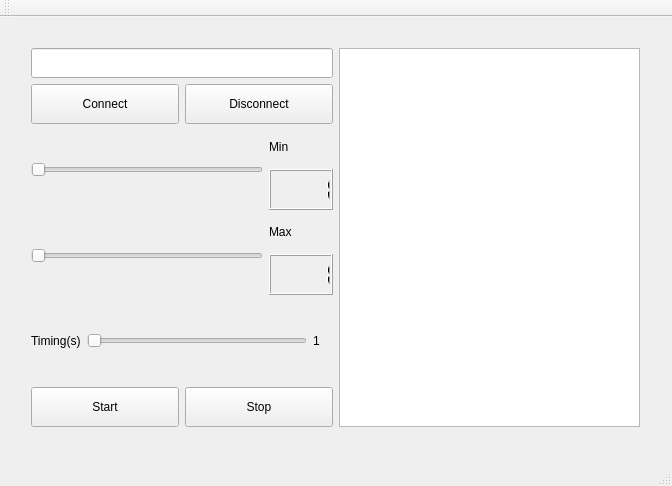
<?xml version="1.0" encoding="UTF-8"?>
<ui version="4.0">
 <class>MainWindow</class>
 <widget class="QMainWindow" name="MainWindow">
  <property name="geometry">
   <rect>
    <x>0</x>
    <y>0</y>
    <width>672</width>
    <height>486</height>
   </rect>
  </property>
  <property name="windowTitle">
   <string>MainWindow</string>
  </property>
  <widget class="QWidget" name="centralWidget">
   <widget class="QWidget" name="layoutWidget">
    <property name="geometry">
     <rect>
      <x>20</x>
      <y>20</y>
      <width>631</width>
      <height>401</height>
     </rect>
    </property>
    <layout class="QHBoxLayout" name="horizontalLayout_6">
     <item>
      <layout class="QVBoxLayout" name="verticalLayout_3">
       <item>
        <widget class="QLineEdit" name="edtIP">
         <property name="minimumSize">
          <size>
           <width>0</width>
           <height>30</height>
          </size>
         </property>
        </widget>
       </item>
       <item>
        <layout class="QHBoxLayout" name="horizontalLayout">
         <item>
          <widget class="QPushButton" name="btnConnect">
           <property name="minimumSize">
            <size>
             <width>0</width>
             <height>40</height>
            </size>
           </property>
           <property name="text">
            <string>Connect</string>
           </property>
          </widget>
         </item>
         <item>
          <widget class="QPushButton" name="btnDisconnect">
           <property name="minimumSize">
            <size>
             <width>0</width>
             <height>40</height>
            </size>
           </property>
           <property name="text">
            <string>Disconnect</string>
           </property>
          </widget>
         </item>
        </layout>
       </item>
       <item>
        <layout class="QHBoxLayout" name="horizontalLayout_2">
         <item>
          <widget class="QSlider" name="minSlider">
           <property name="minimum">
            <number>1</number>
           </property>
           <property name="maximum">
            <number>100</number>
           </property>
           <property name="orientation">
            <enum>Qt::Horizontal</enum>
           </property>
          </widget>
         </item>
         <item>
          <layout class="QVBoxLayout" name="verticalLayout">
           <item>
            <widget class="QLabel" name="label_2">
             <property name="text">
              <string>Min</string>
             </property>
            </widget>
           </item>
           <item>
            <widget class="QLCDNumber" name="minLcd">
             <property name="minimumSize">
              <size>
               <width>64</width>
               <height>41</height>
              </size>
             </property>
             <property name="intValue" stdset="0">
              <number>1</number>
             </property>
            </widget>
           </item>
          </layout>
         </item>
        </layout>
       </item>
       <item>
        <layout class="QHBoxLayout" name="horizontalLayout_3">
         <item>
          <widget class="QSlider" name="maxSlider">
           <property name="minimum">
            <number>1</number>
           </property>
           <property name="maximum">
            <number>100</number>
           </property>
           <property name="orientation">
            <enum>Qt::Horizontal</enum>
           </property>
          </widget>
         </item>
         <item>
          <layout class="QVBoxLayout" name="verticalLayout_2">
           <item>
            <widget class="QLabel" name="label_3">
             <property name="text">
              <string>Max</string>
             </property>
            </widget>
           </item>
           <item>
            <widget class="QLCDNumber" name="maxLcd">
             <property name="minimumSize">
              <size>
               <width>64</width>
               <height>41</height>
              </size>
             </property>
             <property name="intValue" stdset="0">
              <number>1</number>
             </property>
            </widget>
           </item>
          </layout>
         </item>
        </layout>
       </item>
       <item>
        <layout class="QHBoxLayout" name="horizontalLayout_4">
         <item>
          <widget class="QLabel" name="label">
           <property name="text">
            <string>Timing(s)</string>
           </property>
          </widget>
         </item>
         <item>
          <widget class="QSlider" name="timingSlider">
           <property name="minimum">
            <number>1</number>
           </property>
           <property name="maximum">
            <number>20</number>
           </property>
           <property name="orientation">
            <enum>Qt::Horizontal</enum>
           </property>
          </widget>
         </item>
         <item>
          <widget class="QLabel" name="timingLbl">
           <property name="minimumSize">
            <size>
             <width>20</width>
             <height>0</height>
            </size>
           </property>
           <property name="text">
            <string>1</string>
           </property>
          </widget>
         </item>
        </layout>
       </item>
       <item>
        <layout class="QHBoxLayout" name="horizontalLayout_5">
         <item>
          <widget class="QPushButton" name="btnStart">
           <property name="minimumSize">
            <size>
             <width>0</width>
             <height>40</height>
            </size>
           </property>
           <property name="text">
            <string>Start</string>
           </property>
          </widget>
         </item>
         <item>
          <widget class="QPushButton" name="btnStop">
           <property name="minimumSize">
            <size>
             <width>0</width>
             <height>40</height>
            </size>
           </property>
           <property name="text">
            <string>Stop</string>
           </property>
          </widget>
         </item>
        </layout>
       </item>
      </layout>
     </item>
     <item>
      <widget class="QTextBrowser" name="textBrowser"/>
     </item>
    </layout>
   </widget>
  </widget>
  <widget class="QMenuBar" name="menuBar">
   <property name="geometry">
    <rect>
     <x>0</x>
     <y>0</y>
     <width>672</width>
     <height>22</height>
    </rect>
   </property>
  </widget>
  <widget class="QToolBar" name="mainToolBar">
   <attribute name="toolBarArea">
    <enum>TopToolBarArea</enum>
   </attribute>
   <attribute name="toolBarBreak">
    <bool>false</bool>
   </attribute>
  </widget>
  <widget class="QStatusBar" name="statusBar"/>
 </widget>
 <layoutdefault spacing="6" margin="11"/>
 <resources/>
 <connections>
  <connection>
   <sender>minSlider</sender>
   <signal>valueChanged(int)</signal>
   <receiver>minLcd</receiver>
   <slot>display(int)</slot>
   <hints>
    <hint type="sourcelabel">
     <x>153</x>
     <y>205</y>
    </hint>
    <hint type="destinationlabel">
     <x>287</x>
     <y>217</y>
    </hint>
   </hints>
  </connection>
  <connection>
   <sender>maxSlider</sender>
   <signal>valueChanged(int)</signal>
   <receiver>maxLcd</receiver>
   <slot>display(int)</slot>
   <hints>
    <hint type="sourcelabel">
     <x>183</x>
     <y>283</y>
    </hint>
    <hint type="destinationlabel">
     <x>303</x>
     <y>284</y>
    </hint>
   </hints>
  </connection>
  <connection>
   <sender>timingSlider</sender>
   <signal>valueChanged(int)</signal>
   <receiver>timingLbl</receiver>
   <slot>setNum(int)</slot>
   <hints>
    <hint type="sourcelabel">
     <x>188</x>
     <y>356</y>
    </hint>
    <hint type="destinationlabel">
     <x>319</x>
     <y>351</y>
    </hint>
   </hints>
  </connection>
 </connections>
</ui>
